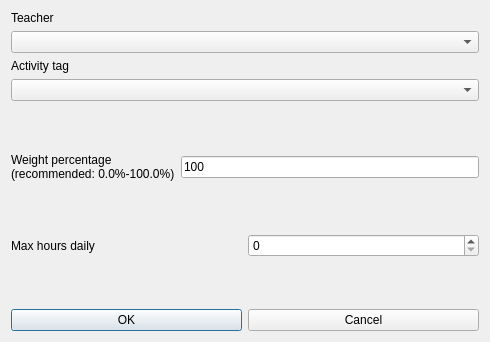
<?xml version="1.0" encoding="UTF-8"?>
<ui version="4.0">
 <class>ModifyConstraintTeacherActivityTagMaxHoursDailyRealDaysForm_template</class>
 <widget class="QDialog" name="ModifyConstraintTeacherActivityTagMaxHoursDailyRealDaysForm_template">
  <property name="geometry">
   <rect>
    <x>0</x>
    <y>0</y>
    <width>490</width>
    <height>342</height>
   </rect>
  </property>
  <property name="windowTitle">
   <string extracomment="This is the title of the dialog to modify a constraint of this type">Modify teacher activity tag max hours daily real days</string>
  </property>
  <layout class="QGridLayout" name="gridLayout">
   <item row="0" column="0">
    <layout class="QGridLayout">
     <item row="2" column="0">
      <widget class="QLabel" name="activityTagTextLabel">
       <property name="frameShape">
        <enum>QFrame::NoFrame</enum>
       </property>
       <property name="frameShadow">
        <enum>QFrame::Plain</enum>
       </property>
       <property name="text">
        <string>Activity tag</string>
       </property>
       <property name="wordWrap">
        <bool>false</bool>
       </property>
      </widget>
     </item>
     <item row="1" column="0">
      <widget class="QComboBox" name="teachersComboBox">
       <property name="editable">
        <bool>false</bool>
       </property>
       <property name="insertPolicy">
        <enum>QComboBox::NoInsert</enum>
       </property>
       <property name="duplicatesEnabled">
        <bool>false</bool>
       </property>
      </widget>
     </item>
     <item row="0" column="0">
      <widget class="QLabel" name="teacherTextLabel">
       <property name="frameShape">
        <enum>QFrame::NoFrame</enum>
       </property>
       <property name="frameShadow">
        <enum>QFrame::Plain</enum>
       </property>
       <property name="text">
        <string>Teacher</string>
       </property>
       <property name="wordWrap">
        <bool>false</bool>
       </property>
      </widget>
     </item>
     <item row="3" column="0">
      <widget class="QComboBox" name="activityTagsComboBox">
       <property name="editable">
        <bool>false</bool>
       </property>
       <property name="insertPolicy">
        <enum>QComboBox::NoInsert</enum>
       </property>
       <property name="duplicatesEnabled">
        <bool>false</bool>
       </property>
      </widget>
     </item>
    </layout>
   </item>
   <item row="1" column="0">
    <spacer name="spacer7">
     <property name="orientation">
      <enum>Qt::Vertical</enum>
     </property>
     <property name="sizeType">
      <enum>QSizePolicy::Expanding</enum>
     </property>
     <property name="sizeHint" stdset="0">
      <size>
       <width>20</width>
       <height>21</height>
      </size>
     </property>
    </spacer>
   </item>
   <item row="2" column="0">
    <layout class="QHBoxLayout" name="horizontalLayout_2">
     <item>
      <widget class="QLabel" name="weightTextLabel">
       <property name="frameShape">
        <enum>QFrame::NoFrame</enum>
       </property>
       <property name="frameShadow">
        <enum>QFrame::Plain</enum>
       </property>
       <property name="text">
        <string>Weight percentage
(recommended: 0.0%-100.0%)</string>
       </property>
       <property name="wordWrap">
        <bool>false</bool>
       </property>
      </widget>
     </item>
     <item>
      <widget class="QLineEdit" name="weightLineEdit">
       <property name="text">
        <string notr="true">100</string>
       </property>
      </widget>
     </item>
    </layout>
   </item>
   <item row="3" column="0">
    <spacer name="verticalSpacer">
     <property name="orientation">
      <enum>Qt::Vertical</enum>
     </property>
     <property name="sizeHint" stdset="0">
      <size>
       <width>20</width>
       <height>28</height>
      </size>
     </property>
    </spacer>
   </item>
   <item row="4" column="0">
    <layout class="QHBoxLayout" name="horizontalLayout">
     <item>
      <widget class="QLabel" name="maxHoursTextLabel">
       <property name="frameShape">
        <enum>QFrame::NoFrame</enum>
       </property>
       <property name="frameShadow">
        <enum>QFrame::Plain</enum>
       </property>
       <property name="text">
        <string>Max hours daily</string>
       </property>
       <property name="wordWrap">
        <bool>false</bool>
       </property>
      </widget>
     </item>
     <item>
      <widget class="QSpinBox" name="maxHoursSpinBox"/>
     </item>
    </layout>
   </item>
   <item row="5" column="0">
    <spacer name="verticalSpacer_2">
     <property name="orientation">
      <enum>Qt::Vertical</enum>
     </property>
     <property name="sizeHint" stdset="0">
      <size>
       <width>20</width>
       <height>29</height>
      </size>
     </property>
    </spacer>
   </item>
   <item row="6" column="0">
    <layout class="QHBoxLayout">
     <item>
      <widget class="QPushButton" name="okPushButton">
       <property name="text">
        <string>OK</string>
       </property>
      </widget>
     </item>
     <item>
      <widget class="QPushButton" name="cancelPushButton">
       <property name="text">
        <string>Cancel</string>
       </property>
      </widget>
     </item>
    </layout>
   </item>
  </layout>
 </widget>
 <layoutdefault spacing="6" margin="11"/>
 <resources/>
 <connections/>
</ui>
